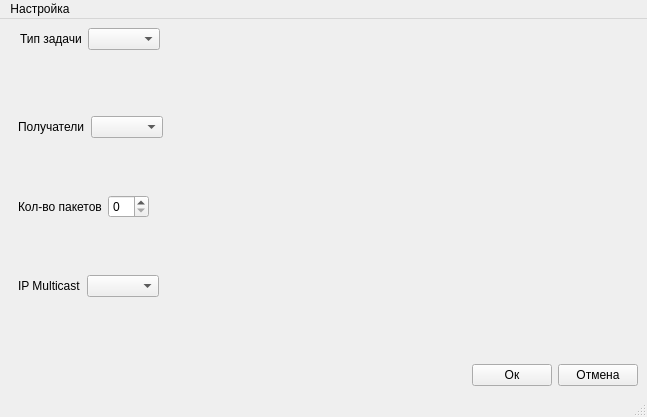
<?xml version="1.0" encoding="UTF-8"?>
<ui version="4.0">
 <class>Dialog4</class>
 <widget class="QMainWindow" name="Dialog4">
  <property name="geometry">
   <rect>
    <x>0</x>
    <y>0</y>
    <width>647</width>
    <height>417</height>
   </rect>
  </property>
  <property name="minimumSize">
   <size>
    <width>647</width>
    <height>417</height>
   </size>
  </property>
  <property name="maximumSize">
   <size>
    <width>647</width>
    <height>417</height>
   </size>
  </property>
  <property name="windowTitle">
   <string>MainWindow</string>
  </property>
  <widget class="QWidget" name="centralwidget">
   <layout class="QVBoxLayout" name="verticalLayout">
    <item>
     <layout class="QHBoxLayout" name="horizontalLayout">
      <item>
       <spacer name="horizontalSpacer_6">
        <property name="orientation">
         <enum>Qt::Horizontal</enum>
        </property>
        <property name="sizeType">
         <enum>QSizePolicy::Maximum</enum>
        </property>
        <property name="sizeHint" stdset="0">
         <size>
          <width>11</width>
          <height>20</height>
         </size>
        </property>
       </spacer>
      </item>
      <item>
       <widget class="QLabel" name="label">
        <property name="text">
         <string>Тип задачи</string>
        </property>
       </widget>
      </item>
      <item>
       <widget class="QComboBox" name="comboBox"/>
      </item>
      <item>
       <spacer name="horizontalSpacer">
        <property name="orientation">
         <enum>Qt::Horizontal</enum>
        </property>
        <property name="sizeHint" stdset="0">
         <size>
          <width>308</width>
          <height>20</height>
         </size>
        </property>
       </spacer>
      </item>
     </layout>
    </item>
    <item>
     <widget class="QStackedWidget" name="stackedWidget">
      <property name="currentIndex">
       <number>0</number>
      </property>
      <widget class="QWidget" name="page">
       <layout class="QVBoxLayout" name="verticalLayout_2">
        <item>
         <layout class="QHBoxLayout" name="horizontalLayout_6">
          <item>
           <layout class="QHBoxLayout" name="horizontalLayout_3">
            <item>
             <widget class="QLabel" name="label_3">
              <property name="text">
               <string>Получатели</string>
              </property>
             </widget>
            </item>
            <item>
             <widget class="QComboBox" name="comboBox_2"/>
            </item>
           </layout>
          </item>
          <item>
           <spacer name="horizontalSpacer_2">
            <property name="orientation">
             <enum>Qt::Horizontal</enum>
            </property>
            <property name="sizeHint" stdset="0">
             <size>
              <width>308</width>
              <height>20</height>
             </size>
            </property>
           </spacer>
          </item>
         </layout>
        </item>
        <item>
         <layout class="QHBoxLayout" name="horizontalLayout_7">
          <item>
           <layout class="QHBoxLayout" name="horizontalLayout_4">
            <item>
             <widget class="QLabel" name="label_2">
              <property name="text">
               <string>Кол-во пакетов</string>
              </property>
             </widget>
            </item>
            <item>
             <widget class="QSpinBox" name="spinBox"/>
            </item>
           </layout>
          </item>
          <item>
           <spacer name="horizontalSpacer_3">
            <property name="orientation">
             <enum>Qt::Horizontal</enum>
            </property>
            <property name="sizeHint" stdset="0">
             <size>
              <width>308</width>
              <height>20</height>
             </size>
            </property>
           </spacer>
          </item>
         </layout>
        </item>
        <item>
         <layout class="QHBoxLayout" name="horizontalLayout_8">
          <item>
           <widget class="QLabel" name="label_4">
            <property name="text">
             <string>IP Multicast</string>
            </property>
           </widget>
          </item>
          <item>
           <widget class="QComboBox" name="comboBox_3"/>
          </item>
          <item>
           <spacer name="horizontalSpacer_4">
            <property name="orientation">
             <enum>Qt::Horizontal</enum>
            </property>
            <property name="sizeHint" stdset="0">
             <size>
              <width>308</width>
              <height>20</height>
             </size>
            </property>
           </spacer>
          </item>
         </layout>
        </item>
       </layout>
      </widget>
      <widget class="QWidget" name="page_2">
       <layout class="QVBoxLayout" name="verticalLayout_3">
        <item>
         <layout class="QHBoxLayout" name="horizontalLayout_10">
          <item>
           <widget class="QLabel" name="label_7">
            <property name="text">
             <string>Команда</string>
            </property>
           </widget>
          </item>
          <item>
           <widget class="QComboBox" name="comboBox_6"/>
          </item>
          <item>
           <spacer name="horizontalSpacer_8">
            <property name="orientation">
             <enum>Qt::Horizontal</enum>
            </property>
            <property name="sizeHint" stdset="0">
             <size>
              <width>800</width>
              <height>20</height>
             </size>
            </property>
           </spacer>
          </item>
         </layout>
        </item>
        <item>
         <layout class="QHBoxLayout" name="horizontalLayout_9">
          <item>
           <widget class="QLabel" name="label_6">
            <property name="text">
             <string>IP Multicast</string>
            </property>
           </widget>
          </item>
          <item>
           <widget class="QComboBox" name="comboBox_5"/>
          </item>
          <item>
           <spacer name="horizontalSpacer_7">
            <property name="orientation">
             <enum>Qt::Horizontal</enum>
            </property>
            <property name="sizeHint" stdset="0">
             <size>
              <width>308</width>
              <height>20</height>
             </size>
            </property>
           </spacer>
          </item>
         </layout>
        </item>
       </layout>
      </widget>
     </widget>
    </item>
    <item>
     <layout class="QHBoxLayout" name="horizontalLayout_5">
      <item>
       <spacer name="horizontalSpacer_5">
        <property name="orientation">
         <enum>Qt::Horizontal</enum>
        </property>
        <property name="sizeHint" stdset="0">
         <size>
          <width>829</width>
          <height>20</height>
         </size>
        </property>
       </spacer>
      </item>
      <item>
       <widget class="QPushButton" name="m_pOk">
        <property name="text">
         <string>Ок</string>
        </property>
       </widget>
      </item>
      <item>
       <widget class="QPushButton" name="m_pCancel">
        <property name="text">
         <string>Отмена</string>
        </property>
       </widget>
      </item>
     </layout>
    </item>
   </layout>
  </widget>
  <widget class="QMenuBar" name="menubar">
   <property name="geometry">
    <rect>
     <x>0</x>
     <y>0</y>
     <width>647</width>
     <height>21</height>
    </rect>
   </property>
   <widget class="QMenu" name="menu">
    <property name="title">
     <string>Настройка</string>
    </property>
   </widget>
   <addaction name="menu"/>
  </widget>
  <widget class="QStatusBar" name="statusbar"/>
 </widget>
 <resources/>
 <connections/>
</ui>
